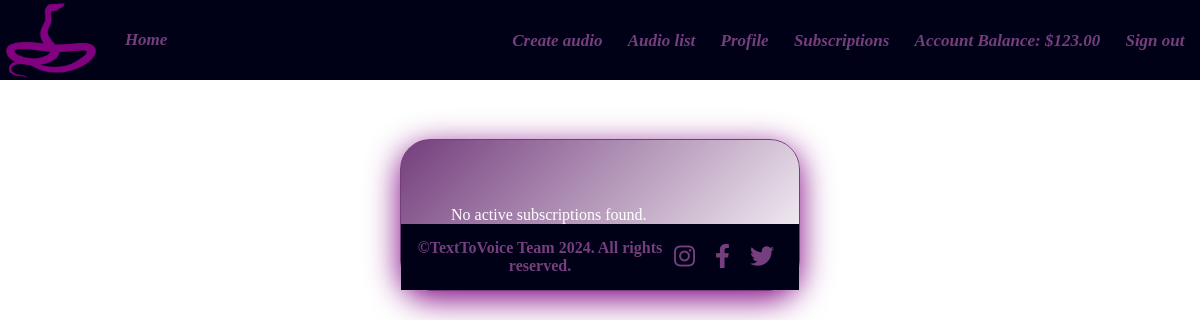
Before: /subscriptions/subscription/detail/ (signed in) with the older database file.
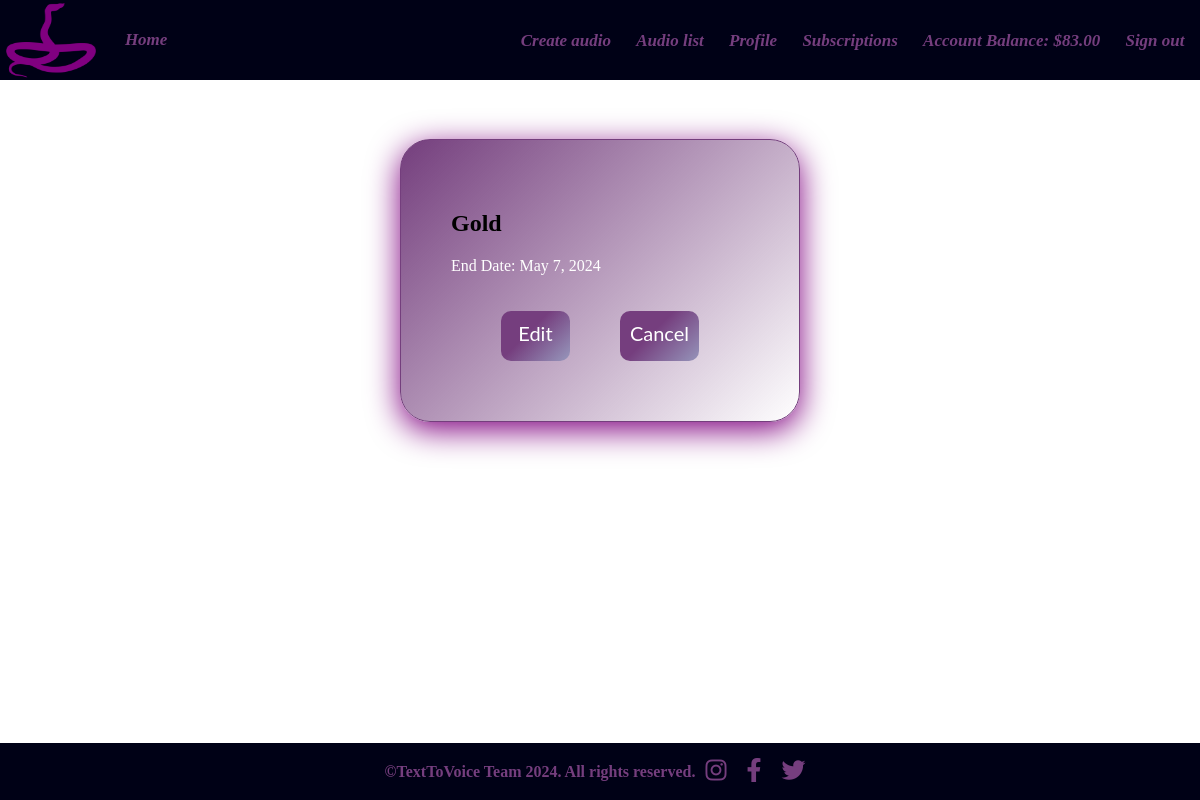
After: the same page with the newer database file.
### text_to_speech/accounts/models.py (models this page shows)
class TextToVoiceUser(auth_models.AbstractBaseUser, auth_models.PermissionsMixin):  # 3. Way
    email = models.EmailField(
        _("email address"),  # we want to use email
        unique=True,
        error_messages={
            "unique": _("A user with that email already exists."),
        },
    )
    date_joined = models.DateTimeField(_("date joined"), default=timezone.now)
    is_staff = models.BooleanField(
        default=False,
    )
    is_active = models.BooleanField(
        default=True,
    )
    USERNAME_FIELD = "email"
    objects = TextToVoiceUserManager()

### text_to_speech/profiles/models.py (models this page shows, shortened)
class Profile(IHaveUser, models.Model):
    MAX_FIRST_NAME_LENGTH = 25
    MAX_LAST_NAME_LENGTH = 25
    first_name = models.CharField(
        max_length=MAX_FIRST_NAME_LENGTH,
        null=True,
        blank=True,
    )
    last_name = models.CharField(
        max_length=MAX_LAST_NAME_LENGTH,
        null=True,
        blank=True,
    )
    date_of_birth = models.DateField(
        blank=True,
        null=True,
    )
    profile_picture = models.URLField(
        blank=True,
        null=True,
    )
    GENDER_CHOICES = [
        ('', 'Not Specified'),
        ('M', 'Male'),
        ('F', 'Female'),
    ]
    gender = models.CharField(
        max_length=1,
        choices=GENDER_CHOICES,
        blank=True,
        null=True)
    account_balance = models.DecimalField(
        max_digits=10,
        decimal_places=2,
        default=0
    )

### text_to_speech/subscriptions/models.py (models this page shows, shortened)
class UserSubscription(models.Model):
    user = models.ForeignKey(UserModel, on_delete=models.CASCADE)
    subscription_plan = models.ForeignKey(SubscriptionPlan, on_delete=models.CASCADE)
    start_date = models.DateField(default=timezone.now)
    end_date = models.DateField()

class SubscriptionPlan(models.Model):
    name = models.CharField(max_length=100)
    price = models.DecimalField(max_digits=10, decimal_places=2)
    duration_months = models.IntegerField(default=1)

### text_to_speech/subscriptions/views.py (the view)
# urls.py: path('subscription/detail/', subscription_detail, name='subscription_detail'),
@login_required
def subscription_detail(request):
    user = request.user
    active_subscriptions = UserSubscription.objects.filter(user=user, end_date__gt=timezone.now())
    return render(request, 'subscriptions/subscription_detail.html', {'subscriptions': active_subscriptions})

### templates/subscriptions/subscription_detail.html (shortened to what this page needs)
{% extends "base.html" %}
{% block main_content %}
<div class="container">
    <h1>Subscription Details</h1>
</div>
    <div class="box">
{% if subscriptions %}
    {% for subscription in subscriptions %}
        <div class="subscription-info">
            <h2>{{ subscription.subscription_plan.name }}</h2>
            <p>End Date: {{ subscription.end_date }}</p>
            <div class="actionBtn">
            <a href="{% url 'edit_subscription' subscription.id %}" class="remove" >Edit</a>
            <a href="{% url 'cancel_subscription' subscription.id %}" class="remove" >Cancel</a>
            </div>
            </div>
    {% endfor %}
    </div>
{% else %}
    <p>No active subscriptions found.</p>
{% endif %}
{% endblock %}

### templates/base.html (shortened to what this page needs)
{% load static %}
<!DOCTYPE html>
<html lang="en">
<head>
    <link rel="stylesheet" type="text/css" href="{% static 'css/style.css' %}">
</head>
<body>
<div id="box">
    {% include 'partials/header.html' %}
    {% block main_content %}
    {% endblock %}
    {% include 'partials/footer.html' %}
</div>
</body>
</html>

### templates/partials/header.html
{% load static %}
<header>
    <nav>
        <img src="{% static '/images/snake-4-xxl.png' %}" alt="voice" />
        <a href="{% url 'index' %}"></a>
        <a href="{% url 'index' %}">
            <i>Home</i>
        </a>
        <ul>
            {% if not request.user.is_authenticated %}
            <li>
                <a href="{% url 'signin user' %}">
                    <i>Sign in</i>
                </a>
            </li>
            <li>
                <a href="{% url 'signup user' %}">
                    <i>Sign up</i>
                </a>
            </li>
            <li>
                <a href="{% url 'view_plans' %}">
                    <i>Subscription Plans</i>
                </a>
            </li>
            {% else %}
            <li>
                <a href="{% url 'audiofile_create' %}">
                    <i>Create audio</i>
                </a>
            </li>
            <li>
                <a href="{% url 'audiofile-list' %}">
                    <i>Audio list</i>
                </a>
            </li>
            <li>
                <a href="{% url 'profile-detail' pk=request.user.pk %}">
                    <i>Profile</i>
                </a>
            </li>
            <li>
                <a href="{% url 'view_plans' %}">
                    <i>Subscriptions</i>
                </a>
            </li>
                <li>
                    <a href="{% url 'account-balance' pk=request.user.pk%}">
                        <i>Account Balance: ${{ request.user.profile.account_balance }}</i>
                    </a>
                </li>
            <li>
                <a href="{% url 'signout user' %}">
                    <i>Sign out</i>
                </a>
            </li>
            {% endif %}
        </ul>
    </nav>
</header>

### templates/partials/footer.html (shortened to what this page needs)
<footer>
    <link rel="stylesheet" href="https://cdnjs.cloudflare.com/ajax/libs/font-awesome/6.0.0-beta3/css/all.min.css">
    <div class="footer-content">
        <div>&copy;TextToVoice Team 2024. All rights reserved.</div>
        <div class="social-icons">
            <a href="https://www.instagram.com/mikeeyh_/?hl=en" class="icon-instagram"><i class="fab fa-instagram"></i></a>
            <a href="#" class="icon-facebook"><i class="fab fa-facebook-f"></i></a>
            <a href="#" class="icon-twitter"><i class="fab fa-twitter"></i></a>
        </div>
    </div>
</footer>

### staticfiles/css/style.css (style rules this page uses)
body { background-image: url('https://datadriveninvestor.s3.amazonaws.com/uploads/2020/10/voice.jpg'); background-size: cover; margin:0px; }
nav, footer { background-color: #000116; width: 100%; display: flex; font-size: 16px; justify-content: space-around; align-items: center; padding: 0 5px 0 3px; margin: 0; color: white; }
nav a { text-decoration: none; border-radius: 50%; padding: 0.5em; color: #753e7e; font-size: 17px; font-weight: bolder; position: relative; }
nav ul { margin: 0 0 0 auto; }
nav ul li { display: inline; margin: 0 2px; }
li::before { display: inline; }
footer { position: fixed; width: 100%; left: 0; bottom: 0; padding: 15px; text-align: center; color: #753e7e; font-weight: bold; }
nav > img { width: 90px; height: 80px; margin-left: 0.2em; margin-right: 0.2em; }
h1 { font-size: 18px; line-height: 1.5; margin-bottom: 20px; color: #ffffff; }
.actionBtn { display: flex; text-align: center; left: auto; top: auto; right: 0; bottom: 0; margin-left: 50px; }
.actionBtn > a { width: 200%; height: 50px; cursor: pointer; border: none; border-radius: 10px; display: inline; align-items: center; justify-content: center; background-color: #753e7e; background-image: linear-gradient(315deg, #b8f0f9 0%, #753e7e 74%); background-size: 200% 100%; background-position: left; background-repeat: no-repeat; transition: 500ms; color: white; font-family: "Lato", serif; font-size: 20px; margin-bottom: 10px; margin-top: 20px; padding: 10px; text-decoration: none; margin-right: 50px; }
* { box-sizing: border-box; }
p { color: white; }
.social-icons { display: flex; }
.social-icons a { color: #753e7e; font-size: 24px; margin: 0 10px; text-decoration: none; transition: color 0.3s ease; }
.footer-content { display: flex; align-items: center; }
.box { background: linear-gradient(135deg, rgb(116, 62, 125), rgba(255, 255, 255, 0)); backdrop-filter: blur(10px); -webkit-backdrop-filter: blur(10px); border: 1px solid rgb(116, 62, 125); box-shadow: 0 8px 32px rgb(127, 0, 127); padding: 50px; box-sizing: border-box; border-radius: 30px; height: auto; max-width: 400px; margin: 0 auto; }

### templates/subscriptions/subscription_detail.html (style rules this page uses)
.container { height: 100%; margin: 0; display: flex; justify-content: center; align-items: center; }
.container { text-align: center; color: #753e7e; }

Changed rows visible on the page:
changed TextToVoiceUser: user.profile.account_balance "123.00" → "83.00"
added UserSubscription: subscription_plan.name "Gold", end_date "May 7, 2024"
Other visible differences:
text no longer shown: "No active subscriptions found."
